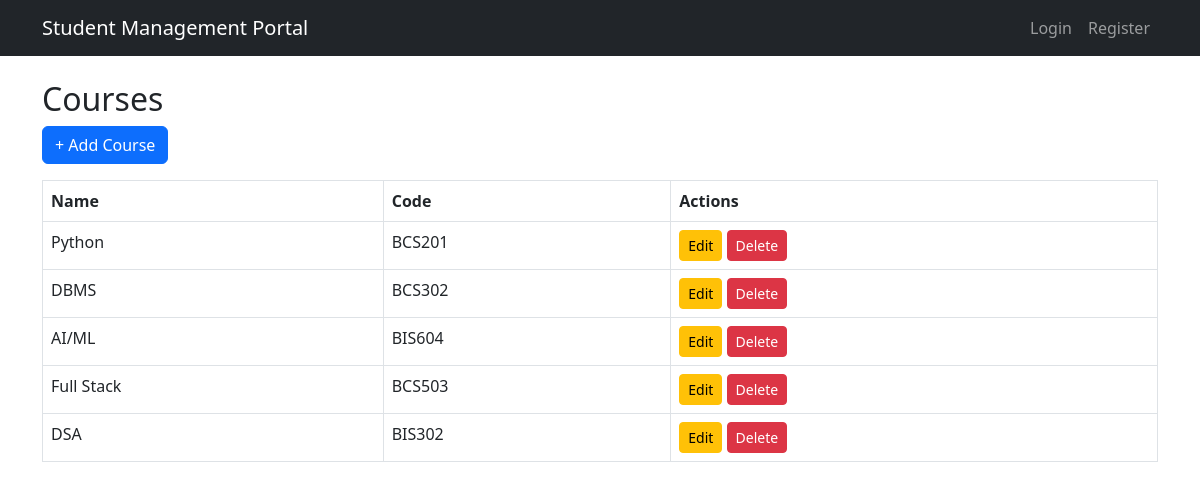
Page /courses/ on the committed database.
### core/models.py (models this page shows, shortened)
class Course(models.Model):
    name = models.CharField(max_length=100)
    code = models.CharField(max_length=10, unique=True)

### core/views.py (the view)
# urls.py: path("courses/", views.course_list, name="course_list"),
def course_list(request):
    courses = Course.objects.all()
    return render(request, "core/courses/course_list.html", {"courses": courses})

### core/templates/core/courses/course_list.html (shortened to what this page needs)
{% extends "base.html" %}
{% block content %}
<h2>Courses</h2>
<a href="{% url 'course_create' %}" class="btn btn-primary mb-3">+ Add Course</a>
<table class="table table-bordered">
    <tr>
        <th>Name</th>
        <th>Code</th>
        <th>Actions</th>
    </tr>
    {% for course in courses %}
    <tr>
        <td>{{ course.name }}</td>
        <td>{{ course.code }}</td>
        <td>
            <a href="{% url 'course_update' course.id %}" class="btn btn-warning btn-sm">Edit</a>
            <a href="{% url 'course_delete' course.id %}" class="btn btn-danger btn-sm">Delete</a>
        </td>
    </tr>
    {% endfor %}
</table>
{% endblock %}

### rows in the picture
Course: name "Python", code "BCS201"
Course: name "DBMS", code "BCS302"
Course: name "AI/ML", code "BIS604"
Course: name "Full Stack", code "BCS503"
Course: name "DSA", code "BIS302"
